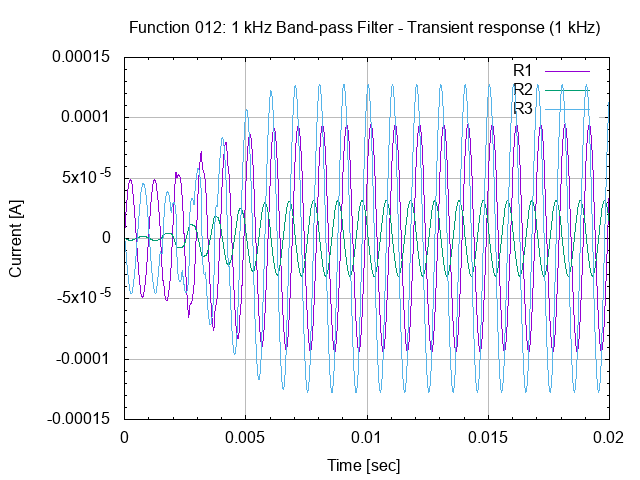

The script that saved this image:
# set terminal
set term png

# set graph
set output "26.012.00.02.01.png"
set title "Function 012: 1 kHz Band-pass Filter - Transient response (1 kHz)"

# setup Y-axis
set grid ytics lt 1 lw 1 lc rgb "#bbbbbb"
set mytics
set ylabel "Current [A]"

# setup X-axis
set grid xtics lt 1 lw 1 lc rgb "#bbbbbb"
set mxtics
set xrange [0:0.02]
set xlabel "Time [sec]"

# setup plot style
set style data lines
plot '26.012.00.02.01.dat' using 1:2 title "R1", \
     '26.012.00.02.01.dat' using 1:3 title "R2", \
     '26.012.00.02.01.dat' using 1:4 title "R3"

# set output back to default
set output

# reset terminal type
set terminal pop
